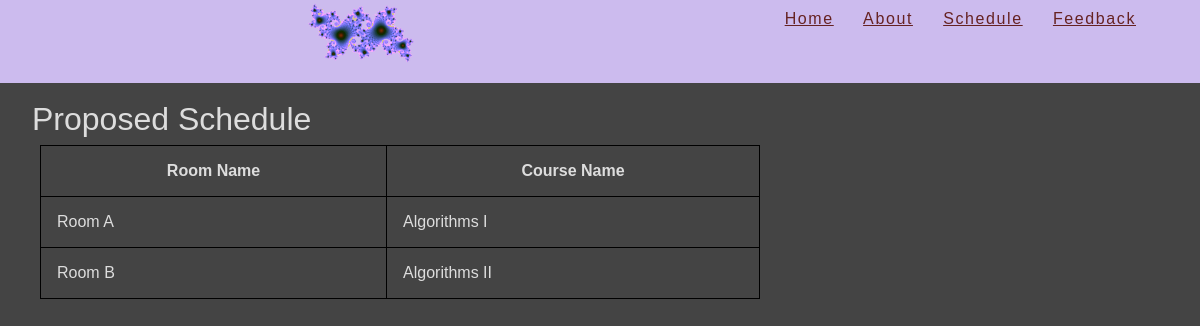
/schedule/, run on an earlier commit of the app's database.
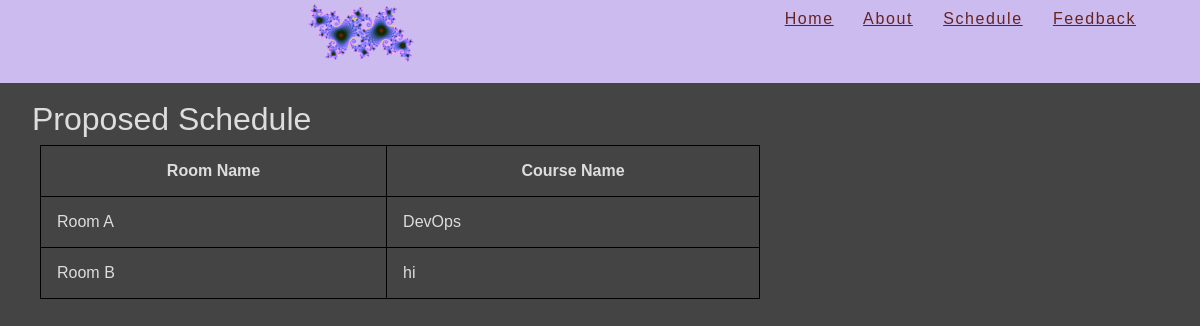
And on a later commit of the database.
### scheduler/models.py (models this page shows, shortened)
class Room(models.Model):
    rname = models.CharField(max_length=128, default="")
    rtype = models.CharField(max_length=128, default="Lecture")
    building = models.CharField(max_length=128, default="", blank=True)
    capacity = models.IntegerField()

class Course(models.Model):
	cname = models.CharField(max_length=128, blank=False)
	capacity = models.IntegerField(default = 0)

### scheduler/views.py (the view)
# urls.py: url('schedule/$', views.schedule)
def schedule(request):
    all_courses = Course.objects.all().order_by('-capacity')
    all_rooms = Room.objects.all().order_by('-capacity')
    scheduled_rooms = {}
    for course in all_courses:
        for room in all_rooms:
            if room.rname not in scheduled_rooms and course.cname not in scheduled_rooms.values():
                if course.capacity < room.capacity:
                    scheduled_rooms[room.rname] = course.cname
    print(scheduled_rooms)
    return render(request, 'createSchedule.html', {'dictionary': scheduled_rooms})

### scheduler/templates/createSchedule.html
{% extends "base.html" %}
{% block content %}
	<h1>Proposed Schedule</h1>
	<table style="width:60%">
		<tr>
			<th>Room Name</th>
			<th>Course Name</th>
		</tr>
		{% for key, value in dictionary.items %}
			<tr>
				<td>{{key}}</td>
	    		<td>{{value}}</td>
	    	</tr>
		{% endfor %}
	</table>
{% endblock content %}

What changed in the data, as far as the page shows it:
removed Course: dictionary "Algorithms I"
removed Course: dictionary "Algorithms II"
added Course: dictionary "DevOps"
added Course: dictionary "hi"
Also different on the page:
new list line: "Room A"
new list line: "Room B"
list line gone: "Room A"
list line gone: "Room B"
